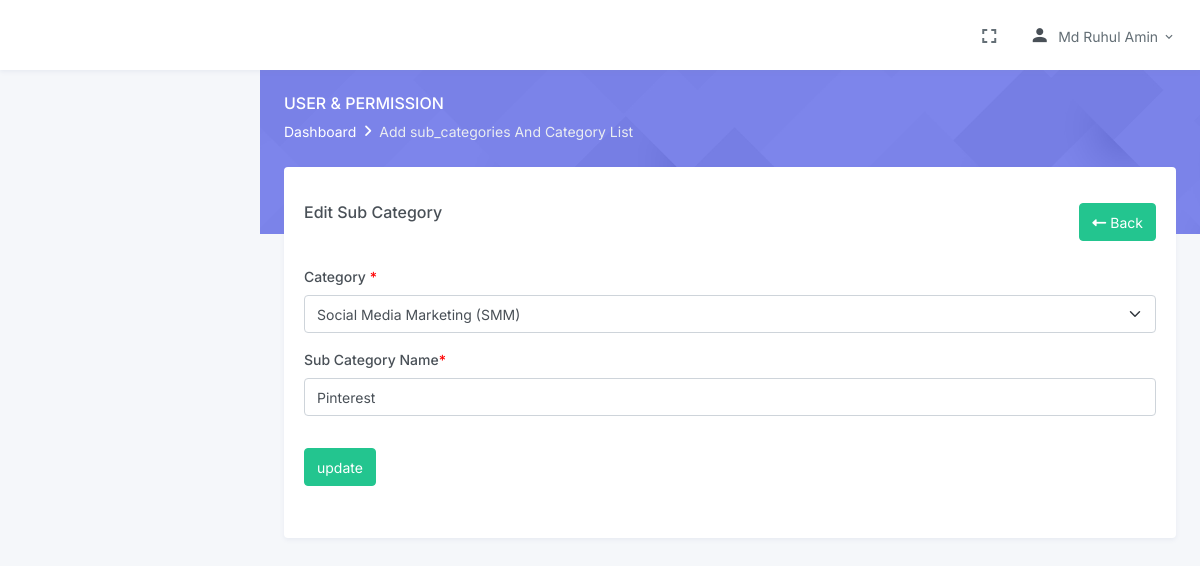
/edit-service-subcategories.php?id=18&task=edit (signed in), run on the app's committed database.
### tables this page shows
CREATE TABLE `sub_categories` (
  `id` int(11) NOT NULL,
  `categories_id` int(11) NOT NULL,
  `subcategory_name` varchar(70) NOT NULL,
  `created_at` datetime NOT NULL,
  `created_by` int(11) NOT NULL,
  `updated_at` datetime NOT NULL,
  `updated_by` int(11) NOT NULL,
  `status` int(11) NOT NULL DEFAULT '1'
);

CREATE TABLE `categories` (
  `id` int(255) NOT NULL,
  `category_name` varchar(100) NOT NULL,
  `created_at` datetime NOT NULL,
  `created_by` int(11) NOT NULL,
  `updated_at` datetime NOT NULL,
  `updated_by` int(11) NOT NULL,
  `status` int(11) NOT NULL DEFAULT '1'
);

### inc/functions.inc.php (called while the page is built, shortened)
<?php
function db_conn()
{
    $db = mysqli_connect("localhost", "bgdbilli_client", "bgdclient", "bgdbilli_client");
    return $db;
}
function select($table_name, $field_names, $conditions = "", $join = "")
{
    $new_conditions = $conditions;
    if ($conditions) {
        $new_conditions =  "WHERE $conditions ";
    }
      $select = "SELECT $field_names FROM $table_name $join $new_conditions";
    $result = mysqli_query(db_conn(), $select);
    return $result;
}

### edit-service-subcategories.php (the view, shortened to what this page needs)
<?php
require_once "inc/header.inc.php";
if (isset($_GET['task']) && $_GET['task'] == "edit") {
    $id = $_GET['id'];
    $old_sub_cat = mysqli_fetch_assoc(select("sub_categories", "*", "id='$id'"));
}
?>
<div class="main-content">
    <div class="page-content">
        <div class="page-title-box">
            <div class="container-fluid">
                <div class="row align-items-center">
                    <div class="col-sm-6">
                        <div class="page-title">
                            <h4>User & Permission</h4>
                            <ol class="breadcrumb m-0">
                                <li class="breadcrumb-item"><a href="index.php">Dashboard</a></li>
                                <li class="breadcrumb-item active">Add sub_categories And Category List</li>
                            </ol>
                        </div>
                    </div>
                </div>
            </div>
        </div>
        <div class="container-fluid">
            <div class="page-content-wrapper">
                <div class="row">
                    <div class="col-lg-12">
                        <div class="card">
                            <div class="card-body">
                                <div class=" mt-3">
                                    <div class="col-lg-12">
                                        <div class="mb-3">
                                            <div class="col-sm-12">
                                                <div class="d-flex justify-content-between">
                                    <p class="header-title h4">Edit Sub Category</p>
                                    <p><a class="text-right  btn btn-success" href="service-subcategories.php"><i class="fas fa-long-arrow-alt-left"></i> Back</a></p>
                                </div>
                                                <form id="edit_subcat" method="post" action="service-sub-category-action.php">
                                                    <div class="row">
                                                        <div class="col-lg-12">
                                                            <div class="mb-3">
                                                                <label class="col-sm-2 col-form-label">Category <span>*</span></label>
                                                                <select class="form-select selectcat" name="categories_id" aria-label="Default select example">
                                                                    <?php
                                                                    $categories = select('categories', "*", "status=1");
                                                                    foreach ($categories as $category) :
                                                                    ?>
                                                                        <option <?= isset($old_sub_cat) && $old_sub_cat['categories_id'] == $category['id'] ? "selected" : ""; ?> value="<?= $category['id'] ?>"><?= $category['category_name'] ?></option>
                                                                    <?php endforeach ?>
                                                                </select>
                                                            </div>
                                                        </div>
                                                        <div class="col-lg-12">
                                                            <div class="mb-3">
                                                                <label class="form-label" for="progress-basicpill-firstname-input">Sub Category Name<span>*</span></label>
                                                                <input type="text" class="form-control subcat" value="<?= $old_sub_cat['subcategory_name'] ?>" name="subcategory_name" id="progress-basicpill-firstname-input">
                                                            </div>
                                                        </div>
                                                    </div>
                                                    <div class="row justify-content-center">
                                                        <div class="col-lg-12 mt-3">
                                                            <div class="mb-3">
                                                                <button type="submit" name="edit_sub_categories" name="edit_sub_categories" class="btn btn-success">update </button>
                                                            </div>
                                                        </div>
                                                    </div>
                                                </form>
                                            </div>
                                        </div>
                                    </div>
                                </div>
                            </div>
                        </div>
                    </div>
                </div>
            </div>
        </div>
    </div>
</div>
<?php require_once "inc/footer.inc.php" ?>

### assets/css/style.css (style rules this page uses)
form span { color: red; }

### data on the page
sub_categories: categories_id "Social Media Marketing (SMM)", subcategory_name "Pinterest"

### other printed values
$_SESSION['USER_NAME'] "Md Ruhul Amin"
